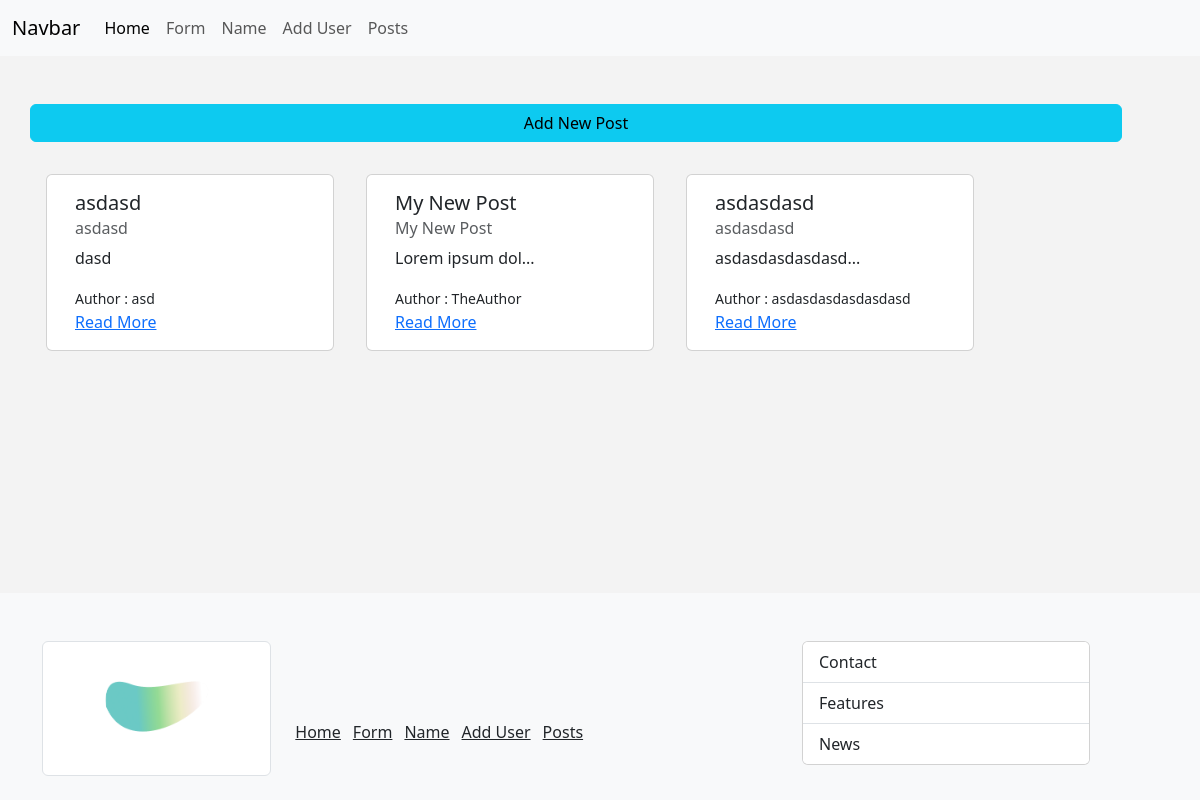
Page /posts on the earlier database version.
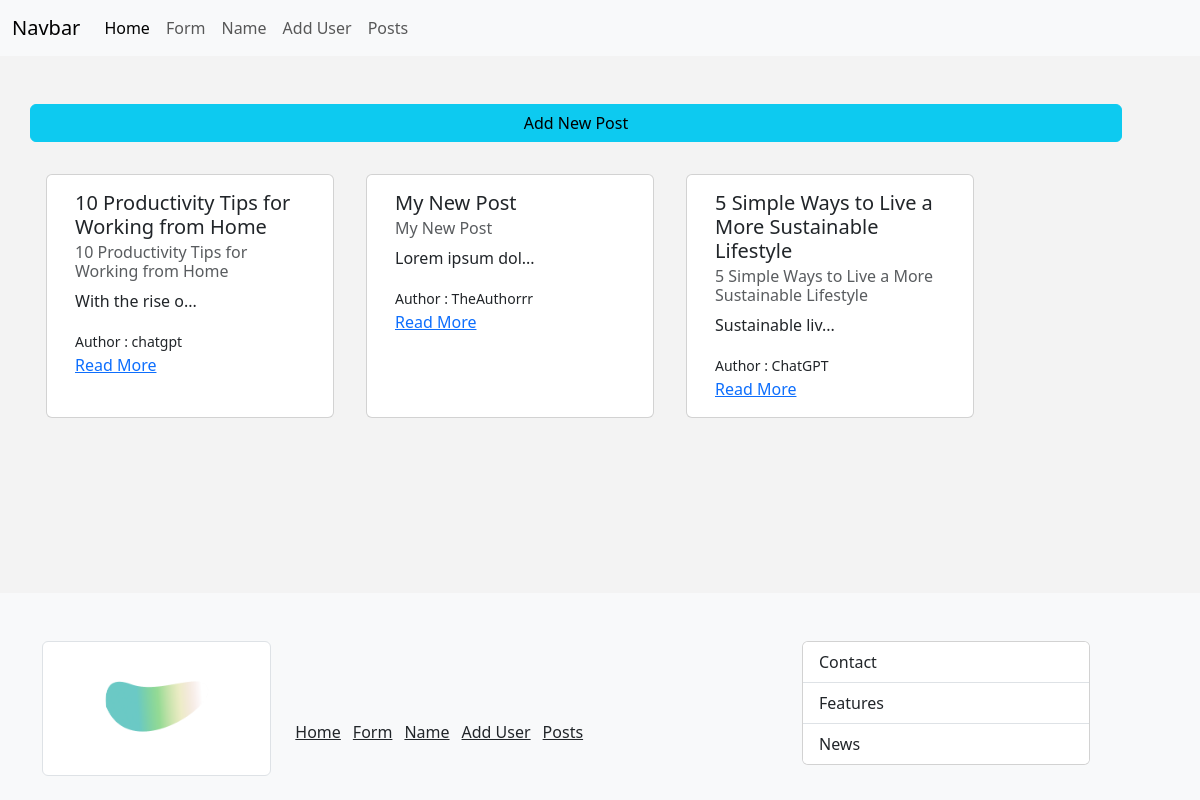
Same page on the later database version.
### main.py (models this page shows)
class Post(db.Model):
	id = db.Column(db.Integer, primary_key = True)
	title = db.Column(db.String(255))
	content = db.Column(db.Text)
	author = db.Column(db.String(255))
	date_posted = db.Column(db.DateTime, default=datetime.utcnow)
	slug = db.Column(db.String(255)) # for a better url example instead of using /blog/1 using /blog/my_blog
	def small_content(self):
		if len(self.content) > 15:
			return self.content[:15] + "..."
		else:
			return self.content

### main.py (the view)
@app.route("/posts", methods=["GET"])
def get_posts():
	posts = Post.query.all()
	return render_template("posts.html", posts = posts)

### templates/posts.html (shortened to what this page needs)
{% extends 'base.html' %}
{% block content %}
<div class="row mb-3">
	<a href="{{url_for('add_post')}}" class="btn btn-info">Add New Post</a>
</div>
<div class="row">
	{% for post in posts%}
		<div class="card m-3" style="width: 18rem;">
			<div class="card-body">
				<h5 class="card-title">{{post.title}}</h5>
				<h6 class="card-subtitle mb-2 text-muted">{{post.title}}</h6>
				<p class="card-text">{{post.small_content()}}</p>
				<small>Author : {{post.author}}</small> <br>
				<a href="{{url_for('get_single_post', slug = post.slug)}}" class="card-link">Read More</a>
			</div>
	</div>
	{%endfor%}
</div>
{% endblock content %}

### templates/base.html (shortened to what this page needs)
<!DOCTYPE html>
<html lang="en">
  <head>
    <link
      href="https://cdn.jsdelivr.net/npm/bootstrap@5.3.3/dist/css/bootstrap.min.css"
      rel="stylesheet"
    />
    <link
      rel="stylesheet"
      href="{{url_for('static', filename='css/style.css')}}"
    />
  </head>
  <body>
    {% include 'navbar.html' %}
    <div class="container main" style="padding-bottom: 5vh;">
      <div class="row mt-5">
        <div class="row">{% block content %} {% endblock content %}</div>
      </div>
    </div>
	{% include 'footer.html' %}
  </body>
</html>

### templates/navbar.html (shortened to what this page needs)
<nav class="navbar navbar-expand-lg bg-body-tertiary">
	<div class="container-fluid">
	  <a class="navbar-brand" href="{{url_for('index')}}">Navbar</a>
	  <div class="collapse navbar-collapse" id="navbarNav">
		<ul class="navbar-nav">
		  <li class="nav-item">
			<a class="nav-link active" aria-current="page" href="{{url_for('index')}}">Home</a>
		  </li>
		  <li class="nav-item">
			<a class="nav-link" href="{{url_for('form')}}">Form</a>
		  </li>
		  <li class="nav-item">
			<a class="nav-link" href="{{url_for('name')}}">Name</a>
		  </li>
		  <li class="nav-item">
			<a class="nav-link" href="{{url_for('add_user')}}">Add User</a>
		  </li>
		  <li class="nav-item">
			<a class="nav-link" href="{{url_for('get_posts')}}">Posts</a>
		  </li>
		</ul>
	  </div>
	</div>
  </nav>

### templates/footer.html
<footer style="margin-top: auto;">
	<div class="bg-body-tertiary text-white pt-5 pb-4">
		<div class="container">
			<div class="row">
				<div class="col-8">
					<div class="row">
						<div class="col-4">
							<img src="{{url_for('static', filename='images/background.png')}}" alt="Reverse Human" class="img-thumbnail">
						</div>
						<div class="col-8 align-middle" style="display: flex; align-items: center; gap: 1vw;">
							<a class="link-dark mt-5" href="{{url_for('index')}}">Home</a>
							<a class="link-dark mt-5" href="{{url_for('form')}}">Form</a>
							<a class="link-dark mt-5" href="{{url_for('name')}}">Name</a>
							<a class="link-dark mt-5" href="{{url_for('add_user')}}">Add User</a>
							<a class="link-dark mt-5" href="{{url_for('get_posts')}}">Posts</a>
						</div>
					</div>
				</div>
				<div class="col-4">
					<div class="card" style="width: 18rem;">
						<ul class="list-group list-group-flush">
						  <li class="list-group-item">Contact</li>
						  <li class="list-group-item">Features</li>
						  <li class="list-group-item">News</li>
						</ul>
					  </div>
				</div>
			</div>
		</div>
	</div>
</footer>

### static/css/style.css (style rules this page uses)
body { background-color: rgb(243, 243, 243); display: flex; flex-direction: column; flex-grow: 1; min-height: 100vh; }
footer { margin-top: auto; }

Differences in the rows shown:
changed Post: title "asdasd" → "10 Productivity Tips for Working from Home"; small_content "dasd" → "With the rise o..."; author "asd" → "chatgpt"
changed Post "My New Post": author "TheAuthor" → "TheAuthorrr"
changed Post: title "asdasdasd" → "5 Simple Ways to Live a More Sustainable Lifestyle"; small_content "asdasdasdasdasd..." → "Sustainable liv..."; author "asdasdasdasdasdasd" → "ChatGPT"
